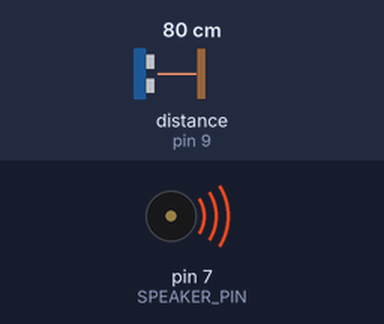
The sketch below on a simulated Arduino Uno, built with avr-gcc and run on an emulated ATmega328P. Shown: buzzer (waves = sounding). Wiring (inferred from the names in the program): ultrasonic range finder: trigger pin 8; echo pin 9. Inputs (shaded band) come from the test bench; at power-on: distance to the obstacle (sensor on pin 9) 80 cm. The echo pulse lasts 58.3 µs per cm; what the sketch prints to the serial monitor is not drawn.

Above: at 0.15 s.
Timing chart, 0 to 3.0 s (numbered marks = the images above):
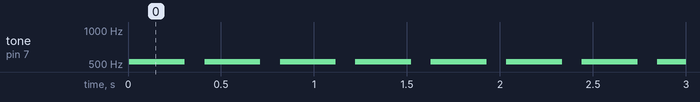

Measured:
- by itself, tone on pin 7 (SPEAKER_PIN): alternates 523 Hz for 0.30 s and silent for 0.11 s

The sketch:

RadarMusic.ino
```cpp
#define SPEAKER_PIN 7
#define TRIG_PIN 8
#define ECHO_PIN 9
#define MIN_DIST_CM 10
#define MAX_DIST_CM 50
#define MIN_FREQ_HZ 261
#define MAX_FREQ_HZ 523

void setup() {
  pinMode(SPEAKER_PIN, OUTPUT);
  pinMode(TRIG_PIN, OUTPUT);
  pinMode(ECHO_PIN, INPUT);
  Serial.begin(9600);
  while(!Serial);
}

void loop() {
  int distance = radarPing();
  Serial.println(distance);
  distance = constrain(distance, MIN_DIST_CM, MAX_DIST_CM);
  Serial.println(distance);
  int playTone = map(distance, MIN_DIST_CM, MAX_DIST_CM, MIN_FREQ_HZ, MAX_FREQ_HZ);
  Serial.println(playTone);
  tone(SPEAKER_PIN, playTone);
  Serial.println();
  delay(300);
  noTone(SPEAKER_PIN);
  delay(100);
}

int radarPing() {
  long duration;
  int distance;
  digitalWrite(TRIG_PIN, LOW);
  delayMicroseconds(2);
  digitalWrite(TRIG_PIN, HIGH);
  delayMicroseconds(10);
  digitalWrite(TRIG_PIN, LOW);
  duration = pulseIn(ECHO_PIN, HIGH);
  distance = duration*0.034/2;
  return distance;
}
```
